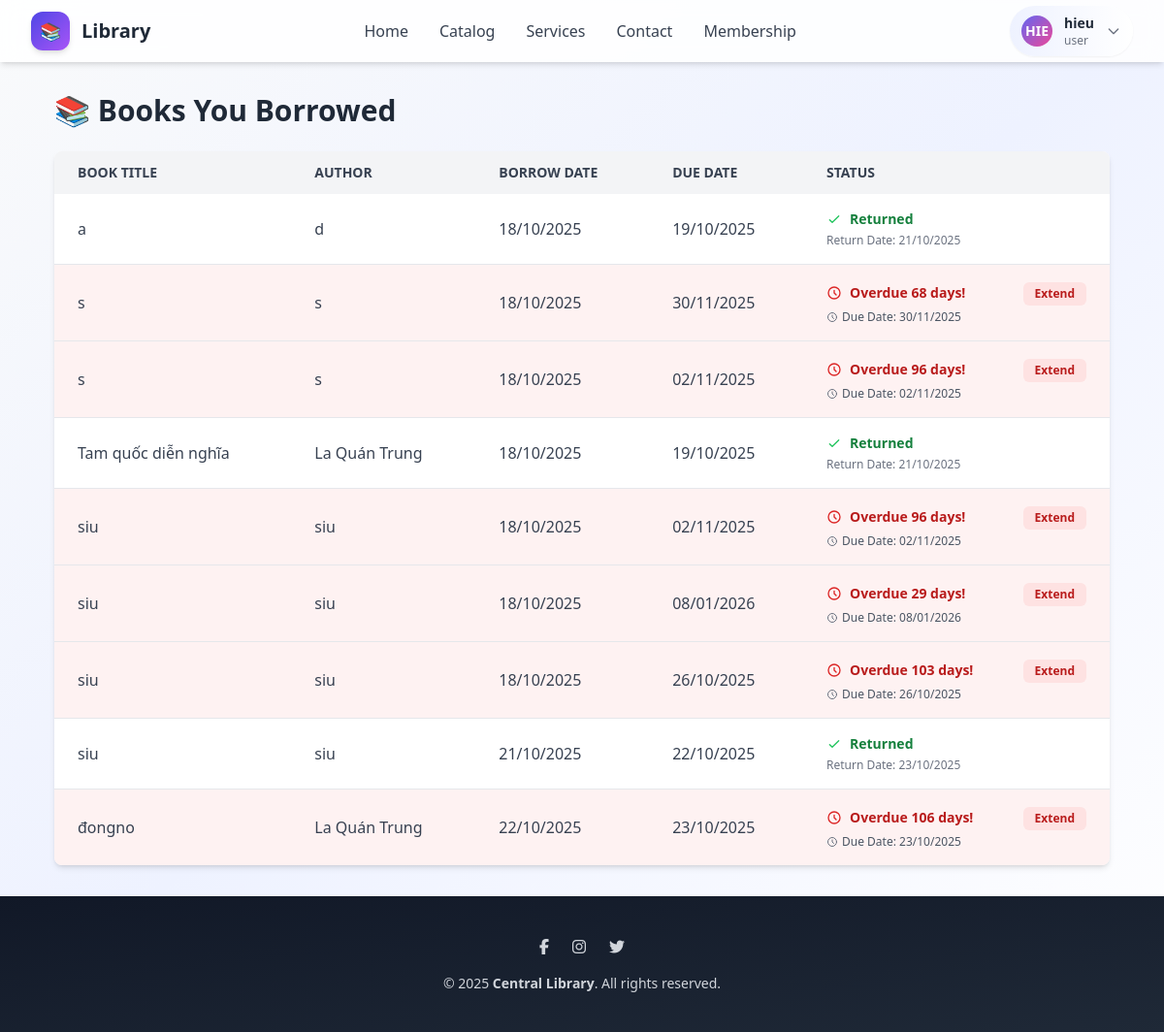
/library/borrowed_books/ (signed in), run on the app's committed database.
### account/models.py (models this page shows, shortened)
class UserProfile(models.Model):
    user = models.OneToOneField(User, on_delete=models.CASCADE)
    name = models.CharField(max_length=100, blank=True, null=True)
    phone= models.CharField(max_length=15, blank=True)
    occupation = models.CharField(max_length=30, blank=True, null=True)
    date_of_birth = models.DateField(max_length=25, blank=True, null=True)
    address = models.TextField(max_length=100,blank=True,null=True)
    Gender_Choices = (
        ('male', 'Nam'),
        ('female', 'Nữ'),
        ('other', 'Khác')
    )
    gender = models.CharField(max_length=10,choices=Gender_Choices)
    Role_Choices = (
        ('user', 'user'),
        ('librarian', 'librarian'),
    )
    role = models.CharField(max_length=10, choices=Role_Choices, default='user')
    Membership_Choices=(
        ('basic','Cơ bản'),
        ('standard','Tiêu chuẩn'),
        ('premium','Cao cấp')
    )
    membership_level= models.CharField(max_length=15, choices=Membership_Choices, default='basic')
    membership_upgrade_date = models.DateField(blank=True, null=True, verbose_name="Date of Upgrade")
    membership_expiry_date = models.DateField(blank=True, null=True, verbose_name="Expiry Date")

### Librarian/models.py (models this page shows, shortened)
class BorrowRecord(models.Model):
    STATUS_CHOICES = [
        ('borrowed', 'Đang mượn'),
        ('returned', 'Đã trả'),
        ('overdue', 'Quá hạn'),
    ]
    record_id = models.AutoField(primary_key=True)
    user = models.ForeignKey(UserProfile, on_delete=models.CASCADE, related_name="borrow_records")
    book = models.ForeignKey(Book, on_delete=models.CASCADE, related_name="borrow_records")
    borrow_date = models.DateField()   # ngày mượn
    due_date = models.DateField()      # hạn trả
    return_date = models.DateField(blank=True, null=True)  # ngày trả
    status = models.CharField(max_length=20, choices=STATUS_CHOICES, default='borrowed')
    renew_count = models.IntegerField(default=0)
    @property
    def late_days(self):
        if self.return_date and self.due_date:
            delay = (self.return_date - self.due_date).days
            return delay if delay > 0 else 0
        elif self.status == 'overdue' and self.due_date:
            delay = (date.today() - self.due_date).days
            return delay if delay > 0 else 0
        return 0

class Book(models.Model):
    STATUS_CHOICES = [
        ('available', 'Available'),
        ('unavailable', 'Unavailable'),
    ]
    book_id = models.AutoField(primary_key=True)
    title = models.CharField(max_length=255)
    author = models.CharField(max_length=255)
    year = models.IntegerField(blank=True, null=True)
    category = models.CharField(max_length=100, blank=True, null=True)
    quantity = models.PositiveIntegerField(default=0)
    status = models.CharField(max_length=20, choices=STATUS_CHOICES, default='available')
    description = models.TextField(blank=True, null=True)
    cover_image = CloudinaryField('image', folder='book_covers', blank=True, null=True)

### library/views.py (the view)
# urls.py: path('borrowed_books/', views.borrowed_books, name='borrowed_books'),
@login_required
def borrowed_books(request):
    user_profile = request.user.userprofile
    today = timezone.now().date()
    records = BorrowRecord.objects.filter(user=user_profile)
    for record in records:
        if record.status == "borrowed" and record.due_date < today:
            record.status = "overdue"
            record.save(update_fields=["status"])
    borrowed_books = BorrowRecord.objects.filter(
        user=user_profile
    ).select_related("book")
    return render(request, "library/borrowed_books.html", {
        "borrowed_books": borrowed_books
    })

### library/templates/library/borrowed_books.html (shortened to what this page needs)
{% extends 'base.html' %}
{% load static %}
{% block content %}
<div class="max-w-6xl mx-auto p-8">
  <h1 class="text-3xl font-bold mb-6 text-gray-800">📚 Books You Borrowed</h1>
  {% if borrowed_books %}
    <div class="overflow-x-auto bg-white shadow-md rounded-lg">
      <table class="min-w-full text-left text-gray-700">
        <thead class="bg-gray-100 text-sm uppercase font-semibold">
          <tr>
            <th class="px-6 py-3">Book Title</th>
            <th class="px-6 py-3">Author</th>
            <th class="px-6 py-3">Borrow Date</th>
            <th class="px-6 py-3">Due Date</th>
            <th class="px-6 py-3">Status</th>
          </tr>
        </thead>
        <tbody class="divide-y">
          {% for record in borrowed_books %}
            <tr class="hover:bg-gray-50 {% if record.status == 'overdue' %}bg-red-50{% endif %}">
              <td class="px-6 py-4 font-medium">{{ record.book.title }}</td>
              <td class="px-6 py-4">{{ record.book.author }}</td>
              <td class="px-6 py-4">{{ record.borrow_date|date:"d/m/Y" }}</td>
              <td class="px-6 py-4">{{ record.due_date|date:"d/m/Y" }}</td>
              <td class="px-6 py-4 space-y-1">
                {% if record.status == "borrowed" %}
                  <div class="flex items-center justify-between">
                    <p class="text-sm text-blue-700 font-semibold flex items-center space-x-2">
                      <svg class="w-4 h-4 text-blue-500 animate-pulse" fill="none" stroke="currentColor" viewBox="0 0 24 24">
                        <path stroke-linecap="round" stroke-linejoin="round" stroke-width="2"
                              d="M5 13l4 4L19 7"></path>
                      </svg>
                      <span>Borrowing</span>
                    </p>
                    <form method="post" action="{% url 'library:extend_book' record.record_id %}">
                      {% csrf_token %}
                      <button type="submit"
                              class="bg-blue-100 text-blue-700 px-3 py-1 rounded-md text-xs font-semibold hover:bg-blue-200 transition">
                        Extend
                      </button>
                    </form>
                  </div>
                  <p class="text-xs text-gray-600 flex items-center space-x-1">
                    <svg class="w-3 h-3 text-orange-400" fill="none" stroke="currentColor" viewBox="0 0 24 24">
                      <path stroke-linecap="round" stroke-linejoin="round" stroke-width="2"
                            d="M12 8v4l3 3m6-3a9 9 0 11-18 0 9 9 0 0118 0z"></path>
                    </svg>
                    <span>Due Date: {{ record.due_date|date:"d/m/Y" }}</span>
                  </p>
                {% elif record.status == "RETURNED" %}
                  <p class="text-sm text-green-700 font-semibold flex items-center space-x-2">
                    <svg class="w-4 h-4 text-green-500" fill="none" stroke="currentColor" viewBox="0 0 24 24">
                      <path stroke-linecap="round" stroke-linejoin="round" stroke-width="2"
                            d="M5 13l4 4L19 7"></path>
                    </svg>
                    <span>Returned</span>
                  </p>
                  <p class="text-xs text-gray-500 mt-1">
                    Return Date: {{ record.return_date|date:"d/m/Y" }}
                  </p>
                {% elif record.status == "overdue" %}
                  <div class="flex items-center justify-between">
                    <p class="text-sm text-red-700 font-bold flex items-center space-x-2 animate-bounce">
                      <svg class="w-4 h-4 text-red-600" fill="none" stroke="currentColor" viewBox="0 0 24 24">
                        <path stroke-linecap="round" stroke-linejoin="round" stroke-width="2"
                              d="M12 8v4l3 3m6-3a9 9 0 11-18 0 9 9 0 0118 0z"></path>
                      </svg>
                      <span>Overdue {{ record.late_days }} days!</span>
                    </p>
                    <form method="post" action="{% url 'library:extend_book' record.record_id %}">
                      <button type="submit"
                              class="bg-red-100 text-red-700 px-3 py-1 rounded-md text-xs font-semibold hover:bg-red-200 transition">
                        Extend
                      </button>
                    </form>
                  </div>
                  <p class="text-xs text-gray-600 mt-1 flex items-center space-x-1">
                    <svg class="w-3 h-3 text-gray-500" fill="none" stroke="currentColor" viewBox="0 0 24 24">
                      <path stroke-linecap="round" stroke-linejoin="round" stroke-width="2"
                            d="M12 8v4l3 3m6-3a9 9 0 11-18 0 9 9 0 0118 0z"></path>
                    </svg>
                    <span>Due Date: {{ record.due_date|date:"d/m/Y" }}</span>
                  </p>
                {% endif %}
              </td>
            </tr>
          {% endfor %}
        </tbody>
      </table>
    </div>
  {% else %}
    <p class="text-gray-500 mt-6">You haven't borrowed any books yet.</p>
  {% endif %}
</div>
{% endblock %}

### templates/base.html (shortened to what this page needs)
<!DOCTYPE html>
<html lang="vi">
<head>
    <script src="https://cdn.tailwindcss.com"></script>
</head>
<body class="bg-gradient-to-br from-gray-50 via-indigo-50 to-white flex flex-col min-h-screen">
    <header class="glass-header shadow-md sticky top-0 z-50 transition-all duration-300">
        <div class="max-w-7xl mx-auto px-4 sm:px-6 lg:px-8">
            <div class="flex justify-between items-center h-16">
                <div class="flex items-center space-x-3">
                    <div class="w-10 h-10 bg-gradient-to-br from-indigo-600 to-purple-500 rounded-xl flex items-center justify-center shadow-md">
                        <span class="text-white font-bold text-lg">📚</span>
                    </div>
                    <h1 class="text-xl font-extrabold text-gray-800">Library</h1>
                </div>
                <nav class="hidden md:flex space-x-8 font-medium">
                    <a href="{% url 'library:home' %}" class="text-gray-700 hover:text-indigo-600 transition">Home</a>
                    <a href="{% url 'library:catalog' %}" class="text-gray-700 hover:text-indigo-600 transition">Catalog</a>
                    <a href="{% url 'library:services' %}" class="text-gray-700 hover:text-indigo-600 transition">Services</a>
                    <a href="{% url 'library:contact' %}" class="text-gray-700 hover:text-indigo-600 transition">Contact</a>
                    <a href="{% url 'library:membership' %}" class="text-gray-700 hover:text-indigo-600 transition">Membership</a>
                </nav>
                <div class="flex items-center space-x-4">
                    {% if user.is_authenticated and user.userprofile.role == "user" %}
                        <div class="relative inline-block">
                            <button id="userMenuButton" onclick="toggleUserMenu()"
                                class="flex items-center space-x-3 bg-gradient-to-r from-indigo-50 to-white hover:from-indigo-100 rounded-full px-3 py-2 shadow-sm transition">
                                <div class="w-8 h-8 bg-gradient-to-br from-indigo-500 to-pink-500 rounded-full flex items-center justify-center">
                                    <span class="text-white text-sm font-bold">{{ user.username|slice:":3"|upper }}</span>
                                </div>
                                <div class="hidden md:block text-left">
                                    <div class="text-sm font-semibold text-gray-800">{{ user.get_full_name|default:user.username }}</div>
                                    <div class="text-xs text-gray-500">{{ user.userprofile.role }}</div>
                                </div>
                                <svg class="w-4 h-4 text-gray-500" fill="none" stroke="currentColor" viewBox="0 0 24 24">
                                    <path stroke-linecap="round" stroke-linejoin="round" stroke-width="2" d="M19 9l-7 7-7-7"></path>
                                </svg>
                            </button>
                        </div>
                    {% endif %}
                </div>
            </div>
        </div>
    </header>
    <main class="flex-grow">
        {% block content %}{% endblock %}
    </main>
    <footer class="bg-gradient-to-br from-gray-900 to-gray-800 text-gray-300 py-10 mt-auto">
        <div class="max-w-7xl mx-auto px-6 text-center space-y-4">
            <div class="flex justify-center space-x-6">
                <a href="#" class="hover:text-white transition"><i class="fab fa-facebook-f"></i></a>
                <a href="#" class="hover:text-white transition"><i class="fab fa-instagram"></i></a>
                <a href="#" class="hover:text-white transition"><i class="fab fa-twitter"></i></a>
            </div>
            <p class="text-sm">&copy; 2025 <span class="font-semibold">Central Library</span>. All rights reserved.</p>
        </div>
    </footer>
</body>
</html>

### data on the page
BorrowRecord: book "a", book.author "d", borrow_date "18/10/2025", due_date "19/10/2025", return_date "21/10/2025"
BorrowRecord: book "s", book.author "s", borrow_date "18/10/2025", due_date "30/11/2025", late_days "68"
BorrowRecord: book "s", book.author "s", borrow_date "18/10/2025", due_date "02/11/2025", late_days "96"
BorrowRecord: book "Tam quốc diễn nghĩa", book.author "La Quán Trung", borrow_date "18/10/2025", due_date "19/10/2025", return_date "21/10/2025"
BorrowRecord: book "siu", book.author "siu", borrow_date "18/10/2025", due_date "02/11/2025", late_days "96"
BorrowRecord: book "siu", book.author "siu", borrow_date "18/10/2025", due_date "08/01/2026", late_days "29"
BorrowRecord: book "siu", book.author "siu", borrow_date "18/10/2025", due_date "26/10/2025", late_days "103"
BorrowRecord: book "siu", book.author "siu", borrow_date "21/10/2025", due_date "22/10/2025", return_date "23/10/2025"
BorrowRecord: book "đongno", book.author "La Quán Trung", borrow_date "22/10/2025", due_date "23/10/2025", late_days "106"

### other printed values
{{ user.username|slice:":3"|upper }} "HIE"
{{ user.get_full_name|default:user.username }} "hieu"
{{ user.userprofile.role }} "user"
